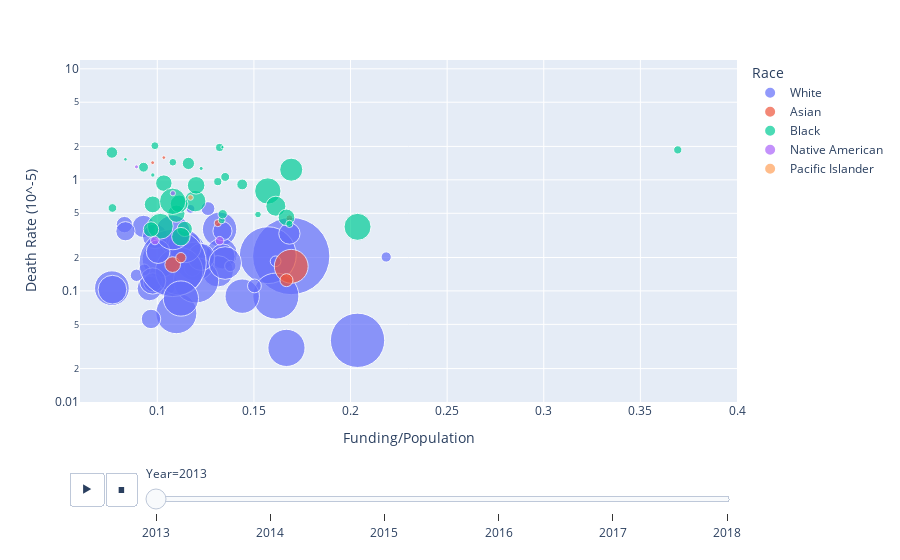

Source (notebook cell):
### Code cell
import plotly.express as px
import pandas as pd
from IPython.display import display, HTML
df = pd.read_csv("testing.csv")
# df2 = pd.read_csv("races.csv")
# df=pd.merge(df1,df2,how='right',on=['State','Year','Race'])
# display(df)
# df.to_csv(r'testing.csv', index = False)
px.scatter(df, x="Funding/Population", y="Death Rate (10^-5)", animation_frame="Year", animation_group="State",
           log_y=True,size="Count", color="Race", hover_name="State", size_max=55, range_x=[0.06,.4], range_y=[0.01,12]).update_layout(transition = {'duration': 4000})

### Figure 1 — Plotly figure (JSON) as saved in the notebook; plotly's stock layout.template omitted (floating-point values rounded to 4 significant figures)
{"data": [{"hovertemplate": "<b>%{hovertext}</b><br><br>Race=White<br>Year=2013<br>Funding/Population=%{x}<br>Death Rate (10^-5)=%{y}<br>Count=%{marker.size}<extra></extra>", "hovertext": ["Alaska", "Alabama", "Arkansas", "Arizona", "California", "Colorado", "Connecticut", "Florida", "Georgia", "Hawaii", "Iowa", "Idaho", "Illinois", "Indiana", "Kansas", "Kentucky", "Massachusetts", "Maine", "Michigan", "Minnesota", "Missouri", "Mississippi", "Montana", "North Carolina", "North Dakota", "Nebraska", "New Hampshire", "New Jersey", "New Mexico", "Nevada", "New York", "Ohio", "Oklahoma", "Oregon", "Pennsylvania", "Rhode Island", "South Carolina", "South Dakota", "Tennessee", "Texas", "Utah", "Virginia", "Vermont", "Washington", "Wisconsin", "West Virginia", "Wyoming"], "ids": ["Alaska", "Alabama", "Arkansas", "Arizona", "California", "Colorado", "Connecticut", "Florida", "Georgia", "Hawaii", "Iowa", "Idaho", "Illinois", "Indiana", "Kansas", "Kentucky", "Massachusetts", "Maine", "Michigan", "Minnesota", "Missouri", "Mississippi", "Montana", "North Carolina", "North Dakota", "Nebraska", "New Hampshire", "New Jersey", "New Mexico", "Nevada", "New York", "Ohio", "Oklahoma", "Oregon", "Pennsylvania", "Rhode Island", "South Carolina", "South Dakota", "Tennessee", "Texas", "Utah", "Virginia", "Vermont", "Washington", "Wisconsin", "West Virginia", "Wyoming"], "legendgroup": "White", "marker": {"color": "#636efa", "size": [494783, 3372203, 2363626, 5566820, 28130737, 4634898, 2934858, 15252903, 6214617, 365054, 2853957, 1510665, 10012811, 5666856, 2520102, 3895860, 5572298, 1264252, 7929749, 4659601, 5054636, 1787471, 907054, 7048240, 646074, 1672409, 1248938, 6514205, 1735232, 2131701, 13917381, 9623567, 2900337, 3457378, 10616533, 901075, 3255341, 722883, 5136549, 21277402, 2656097, 5853258, 596163, 5649428, 5047019, 1740885, 541207], "sizemode": "area", "sizeref": 9428.0, "symbol": "circle"}, "mode": "markers", "name": "White", "orientation": "v", "showlegend": true, "type": "scatter", "x": [0.2185, 0.1034, 0.09288, 0.1322, 0.1693, 0.1333, 0.1338, 0.1572, 0.1015, 0.1172, 0.09592, 0.1067, 0.1613, 0.07651, 0.1181, 0.07679, 0.1439, 0.083, 0.1099, 0.1313, 0.1161, 0.09674, 0.1262, 0.1196, 0.09326, 0.09769, 0.1182, 0.1668, 0.1337, 0.1684, 0.2036, 0.1201, 0.09876, 0.1227, 0.1113, 0.1503, 0.0976, 0.08923, 0.1142, 0.108, 0.1004, 0.1122, 0.1378, 0.1081, 0.1351, 0.08351, 0.1612], "xaxis": "x", "y": [0.2021, 0.1186, 0.3808, 0.3593, 0.2062, 0.2158, 0.2044, 0.2098, 0.1931, 0.5479, 0.1051, 0.2648, 0.08988, 0.1059, 0.1587, 0.1027, 0.08973, 0.3955, 0.06305, 0.1502, 0.2374, 0.05594, 0.5512, 0.1844, 0.1548, 0.1196, 0.1601, 0.0307, 0.3458, 0.3284, 0.03593, 0.1247, 0.3103, 0.2025, 0.1507, 0.111, 0.1229, 0.1383, 0.2531, 0.1786, 0.2259, 0.08542, 0.1677, 0.3363, 0.1783, 0.3447, 0.1848], "yaxis": "y"}, {"hovertemplate": "<b>%{hovertext}</b><br><br>Race=Asian<br>Year=2013<br>Funding/Population=%{x}<br>Death Rate (10^-5)=%{y}<br>Count=%{marker.size}<extra></extra>", "hovertext": ["Alabama", "California", "Minnesota", "New Jersey", "Nevada", "South Carolina", "Texas", "Virginia"], "ids": ["Alabama", "California", "Minnesota", "New Jersey", "Nevada", "South Carolina", "Texas", "Virginia"], "legendgroup": "Asian", "marker": {"color": "#EF553B", "size": [63011, 5403085, 245004, 799890, 221876, 70018, 1158838, 501706], "sizemode": "area", "sizeref": 9428.0, "symbol": "circle"}, "mode": "markers", "name": "Asian", "orientation": "v", "showlegend": true, "type": "scatter", "x": [0.1034, 0.1693, 0.1313, 0.1668, 0.1684, 0.0976, 0.108, 0.1122], "xaxis": "x", "y": [1.587, 0.1666, 0.4082, 0.125, 0.4507, 1.428, 0.1726, 0.1993], "yaxis": "y"}, {"hovertemplate": "<b>%{hovertext}</b><br><br>Race=Black<br>Year=2013<br>Funding/Population=%{x}<br>Death Rate (10^-5)=%{y}<br>Count=%{marker.size}<extra></extra>", "hovertext": ["Alabama", "Arkansas", "Arizona", "California", "Colorado", "Connecticut", "District of Columbia", "Delaware", "Florida", "Georgia", "Illinois", "Indiana", "Kentucky", "Massachusetts", "Michigan", "Minnesota", "Missouri", "Mississippi", "North Carolina", "Nebraska", "New Jersey", "New Mexico", "Nevada", "New York", "Ohio", "Oklahoma", "Oregon", "Pennsylvania", "South Carolina", "Tennessee", "Texas", "Virginia", "Washington", "Wisconsin", "West Virginia"], "ids": ["Alabama", "Arkansas", "Arizona", "California", "Colorado", "Connecticut", "District of Columbia", "Delaware", "Florida", "Georgia", "Illinois", "Indiana", "Kentucky", "Massachusetts", "Michigan", "Minnesota", "Missouri", "Mississippi", "North Carolina", "Nebraska", "New Jersey", "New Mexico", "Nevada", "New York", "Ohio", "Oklahoma", "Oregon", "Pennsylvania", "South Carolina", "Tennessee", "Texas", "Virginia", "Washington", "Wisconsin", "West Virginia"], "legendgroup": "Black", "marker": {"color": "#00cc96", "size": [1284340, 461473, 306678, 2509919, 231172, 407444, 322207, 205095, 3275914, 3138301, 1899919, 623776, 358259, 549930, 1411844, 311032, 711333, 1118901, 2175904, 90405, 1306161, 50769, 249219, 3442795, 1455976, 295641, 78944, 1477970, 1330419, 1106109, 3275007, 1623338, 277615, 376441, 65312], "sizemode": "area", "sizeref": 9428.0, "symbol": "circle"}, "mode": "markers", "name": "Black", "orientation": "v", "showlegend": true, "type": "scatter", "x": [0.1034, 0.09288, 0.1322, 0.1693, 0.1333, 0.1338, 0.3693, 0.1521, 0.1572, 0.1015, 0.1613, 0.07651, 0.07679, 0.1439, 0.1099, 0.1313, 0.1161, 0.09674, 0.1196, 0.09769, 0.1668, 0.1337, 0.1684, 0.2036, 0.1201, 0.09876, 0.1227, 0.1113, 0.0976, 0.1142, 0.108, 0.1122, 0.1081, 0.1351, 0.08351], "xaxis": "x", "y": [0.9343, 1.3, 1.956, 1.235, 0.4326, 0.4909, 1.862, 0.4876, 0.7937, 0.3824, 0.579, 1.763, 0.5583, 0.9092, 0.4958, 0.9645, 1.406, 0.3575, 0.6434, 1.106, 0.4594, 1.97, 0.4013, 0.3776, 0.8929, 2.029, 1.267, 0.6089, 0.6013, 0.3616, 0.6412, 0.308, 1.441, 1.063, 1.531], "yaxis": "y"}, {"hovertemplate": "<b>%{hovertext}</b><br><br>Race=Native American<br>Year=2013<br>Funding/Population=%{x}<br>Death Rate (10^-5)=%{y}<br>Count=%{marker.size}<extra></extra>", "hovertext": ["Arizona", "Oklahoma", "South Dakota", "Washington"], "ids": ["Arizona", "Oklahoma", "South Dakota", "Washington"], "legendgroup": "Native American", "marker": {"color": "#ab63fa", "size": [353396, 351251, 76353, 131950], "sizemode": "area", "sizeref": 9428.0, "symbol": "circle"}, "mode": "markers", "name": "Native American", "orientation": "v", "showlegend": true, "type": "scatter", "x": [0.1322, 0.09876, 0.08923, 0.1081], "xaxis": "x", "y": [0.283, 0.2847, 1.31, 0.7579], "yaxis": "y"}, {"hovertemplate": "<b>%{hovertext}</b><br><br>Race=Pacific Islander<br>Year=2013<br>Funding/Population=%{x}<br>Death Rate (10^-5)=%{y}<br>Count=%{marker.size}<extra></extra>", "hovertext": ["Hawaii", "Oklahoma"], "ids": ["Hawaii", "Oklahoma"], "legendgroup": "Pacific Islander", "marker": {"color": "#FFA15A", "size": [144264, 6457], "sizemode": "area", "sizeref": 9428.0, "symbol": "circle"}, "mode": "markers", "name": "Pacific Islander", "orientation": "v", "showlegend": true, "type": "scatter", "x": [0.1172, 0.09876], "xaxis": "x", "y": [0.6932, 15.49], "yaxis": "y"}], "layout": {"legend": {"itemsizing": "constant", "title": {"text": "Race"}, "tracegroupgap": 0}, "margin": {"t": 60}, "sliders": [{"active": 0, "currentvalue": {"prefix": "Year="}, "len": 0.9, "pad": {"b": 10, "t": 60}, "steps": [{"args": [["2013"], {"frame": {"duration": 0, "redraw": false}, "fromcurrent": true, "mode": "immediate", "transition": {"duration": 0, "easing": "linear"}}], "label": "2013", "method": "animate"}, {"args": [["2014"], {"frame": {"duration": 0, "redraw": false}, "fromcurrent": true, "mode": "immediate", "transition": {"duration": 0, "easing": "linear"}}], "label": "2014", "method": "animate"}, {"args": [["2015"], {"frame": {"duration": 0, "redraw": false}, "fromcurrent": true, "mode": "immediate", "transition": {"duration": 0, "easing": "linear"}}], "label": "2015", "method": "animate"}, {"args": [["2016"], {"frame": {"duration": 0, "redraw": false}, "fromcurrent": true, "mode": "immediate", "transition": {"duration": 0, "easing": "linear"}}], "label": "2016", "method": "animate"}, {"args": [["2017"], {"frame": {"duration": 0, "redraw": false}, "fromcurrent": true, "mode": "immediate", "transition": {"duration": 0, "easing": "linear"}}], "label": "2017", "method": "animate"}, {"args": [["2018"], {"frame": {"duration": 0, "redraw": false}, "fromcurrent": true, "mode": "immediate", "transition": {"duration": 0, "easing": "linear"}}], "label": "2018", "method": "animate"}], "x": 0.1, "xanchor": "left", "y": 0, "yanchor": "top"}], "transition": {"duration": 4000}, "updatemenus": [{"buttons": [{"args": [null, {"frame": {"duration": 500, "redraw": false}, "fromcurrent": true, "mode": "immediate", "transition": {"duration": 500, "easing": "linear"}}], "label": "&#9654;", "method": "animate"}, {"args": [[null], {"frame": {"duration": 0, "redraw": false}, "fromcurrent": true, "mode": "immediate", "transition": {"duration": 0, "easing": "linear"}}], "label": "&#9724;", "method": "animate"}], "direction": "left", "pad": {"r": 10, "t": 70}, "showactive": false, "type": "buttons", "x": 0.1, "xanchor": "right", "y": 0, "yanchor": "top"}], "xaxis": {"anchor": "y", "domain": [0, 1], "range": [0.06, 0.4], "title": {"text": "Funding/Population"}}, "yaxis": {"anchor": "x", "domain": [0, 1], "range": [-2.0, 1.079], "title": {"text": "Death Rate (10^-5)"}, "type": "log"}}}
